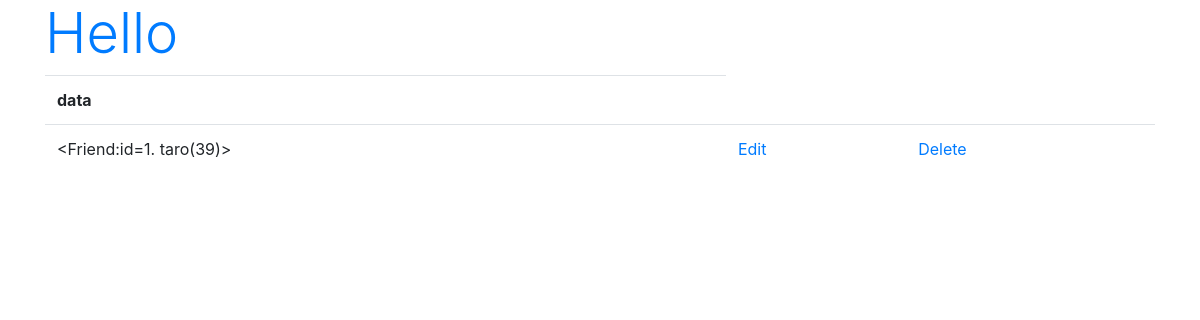
The page /hello/ on the database as committed earlier.
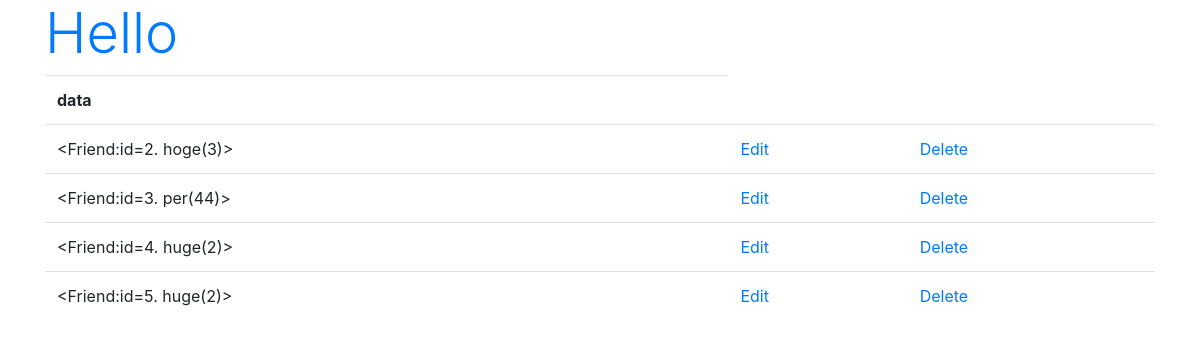
The same page on the database as committed later.
### hello/models.py (models this page shows)
class Friend(models.Model):
    name = models.CharField(max_length=100)
    mail = models.EmailField(max_length=200)
    gender = models.BooleanField()
    age = models.IntegerField(default=0)
    birthday = models.DateField()
    def __str__(self):
        return '<Friend:id='+str(self.id)+'. '+\
            self.name+'('+str(self.age)+')>'

### hello/views.py (the view)
# urls.py: path('', views.index, name='index'),
def index(request):
    data = Friend.objects.all()
    params = {
        'title':'Hello',
        'data':data,
    }
    return render(request, 'hello/index.html', params)

### hello/templates/hello/index.html (shortened to what this page needs)
{% load static %}
<!doctype html>
<html lang="ja">
<head>
    <link rel="stylesheet"
    href="https://stackpath.bootstrapcdn.com/bootstrap/4.3.1/css/bootstrap.min.css"
>
</head>
<body class="container">
    <h1 class="display-4 text-primary">{{title}}</h1>
    <table class="table">
        <tr>
            <th>data</th>
        </tr>
    {% for item in data %}
        <tr>
            <td>{{item}}</td>
            <td><a href="{% url 'edit' item.id %}">Edit</a></td>
            <td><a href="{% url 'delete' item.id %}">Delete</a></td>
        </tr>
    {% endfor %}
    </table>
</body>
</html>

Rows that differ between the two databases and show on the page:
removed Friend: id+name+age "<Friend:id=1. taro(39)>"
added Friend: id+name+age "<Friend:id=2. hoge(3)>"
added Friend: id+name+age "<Friend:id=3. per(44)>"
added Friend: id+name+age "<Friend:id=4. huge(2)>"
added Friend: id+name+age "<Friend:id=5. huge(2)>"
